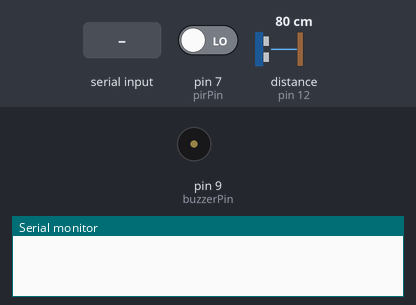
The sketch below on a simulated Arduino Uno, built with avr-gcc and run on an emulated ATmega328P. Shown: buzzer (waves = sounding), the last lines printed to the serial monitor. The test bench sets the inputs (shaded band); at power-on: pin 7 (pirPin) LOW, distance to the obstacle (sensor on pin 12) 80 cm. The echo pulse lasts 58.3 µs per cm; the modem accepts every AT command (registered, SIM ready, sends succeed) and sends nothing else.

Above: at 1.2 s.
1.3 s: "1234" received over Serial
4.3 s: pin 7 (pirPin) driven HIGH
At 5.6 s:
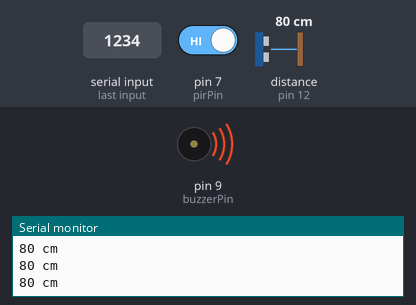
Timing chart, 0 to 11.8 s (numbered marks = the images above; inputs shaded):
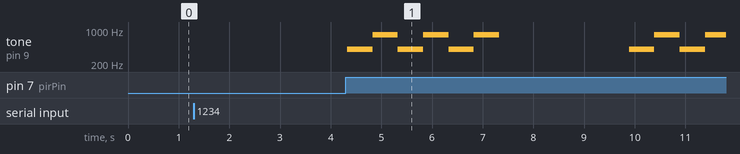

Measured:
- after the input at 4.3 s, tone on pin 9 (buzzerPin): plays 400 Hz for 0.50 s, 800 Hz for 0.50 s, 400 Hz for 0.50 s, 800 Hz for 0.50 s, 400 Hz for 0.50 s, 800 Hz for 0.50 s … (10 notes in this stretch), starting at once

The sketch:

HomeSecuritySystem.ino
```cpp
#include <SoftwareSerial.h>
#define trigPin 13 //pinul trigger al senzorului ultrasonic, trimite pulsatii sonore, care atunci cand se lovesc de un obiect se intorc si sunt detectate de pinul echo.
#define echoPin 12
#define pirPin 7 //pinul senzorului infrarosu conectat la pinul nr. 7 de pe placa.
#define buzzerPin 9//buzzer-ul este conectat la pinul nr. 9 de pe placa.
SoftwareSerial mySerial(4, 3); //pinii Tx si Rx ai SIM800L sunt conectati la pinii 4, respectiv 3.
String dataBluetooth; //initializez o variabila care va reprezenta combinatia de cifre citita de monitorul serial transmisa prin modulul bluetooth.
int activareAlarma=0; //variabila initializata cu 0 care indica faptul daca alarma este activata(=1)/dezactivata(=0).
void setup() {
  Serial.begin(9600);  //se initializeaza monitorul serial.
  mySerial.begin(9600); //se initializeaza monitorul serial ce comunica cu gsm.
  pinMode(trigPin, OUTPUT);
  pinMode(echoPin, INPUT);
  pinMode(buzzerPin, OUTPUT);
  pinMode(pirPin,INPUT);
  //in liniile de mai sus sunt setati pinii senzorilor infrarosu si ultrasonic, si buzzer-ul ca fiind de intrare sau iesire.
}

void loop() {
  modulBluetooth();
  if(activareAlarma==1){ //daca alarma este activa atunci apelez functiile implementate mai jos.
    senzorPIR();
    senzorUltrasonic();
  }
}
void senzorUltrasonic(){ //functie care citeste durata masurata de senzorul ultrasonic si apoi calculeaza distanta in functie de aceasta durata.
  long duration, distance;//variabile pentru distanta si duratie pentru senzorul ultrasonic
  digitalWrite(trigPin, LOW);
  digitalWrite(trigPin, HIGH);
  digitalWrite(trigPin, LOW);
  duration = pulseIn(echoPin, HIGH); // se citeste durata de la senzor.
  distance = (duration/2) / 29.1; //se calculeaza distanta in functie de durata.
  if (distance >= 200 || distance <= 0) // verificare daca obiectul se afla in zona de acoperire a senzorului.
    {
      Serial.println("Nu se detecteaza nimic!"); //se afiseaza pe monitorul serial un mesaj pentru cazul in care obiectul nu se afla in zona de acoperire a senzorului.
    }
  else {
      Serial.print(distance); //se afiseaza pe monitorul serial distanta.
      Serial.println(" cm");
    }
    delay(500);
}

void senzorPIR(){ //functie care verifica daca senzorul PIR detecteaza miscare si activeaza buzzer-ul in cazul in care acesta a detectat.
  int valPir=digitalRead(pirPin); // in aceasta variabila se salveaza valoarea citita de senzorul PIR.
  if(valPir==HIGH) { //daca senzorul PIR detecteaza miscare se va activa buzzer-ul.
    digitalWrite(buzzerPin, HIGH);
    tone(buzzerPin, 400); // buzzer-ul canta la frecventa de 400h timp de 500ms.
    delay(500);
    tone(buzzerPin, 800); // buzzer-ul canta la frecventa de 800h timp de 500ms.
    delay(500);
    tone(buzzerPin, 400);
    delay(500);
    tone(buzzerPin, 800);
    delay(500);
    tone(buzzerPin, 400);
    delay(500);
    tone(buzzerPin, 800);
    delay(500);
    noTone(buzzerPin);
    modulGSM();
  }
  else {
    digitalWrite(buzzerPin, LOW); //se opreste buzzer-ul deoarece senzorul PIR nu a detectat miscare.
  }
}

void modulBluetooth(){ //functie care activeaza/dezactiveaza alarma in functie de datele primite de la telefon prin intermediul monitorului serial.
  if(Serial.available()>0){
    dataBluetooth=Serial.readString(); // in aceasta variabila salvez codul citit de catre monitorul serial.
    if(dataBluetooth=="1234"){
      activareAlarma=1; // daca se primeste codul corect de activare de la monitorul serial atunci se va activa alarma, variabila primind valoarea 1.
    }
    else if(dataBluetooth=="4321"){
      activareAlarma=0; //daca monitorul serial primeste codul corect de dezactivare de la telefon atunci variabila de activare a alarmei va deveni 0, adica alarma se va dezactiva
    }
  }
}
void modulGSM(){
  mySerial.println("AT+CMGF=1");
  delay(500);
  mySerial.println("AT+CMGS=\"+40743679195\""); //trimitere mesaj.
  //mySerial.println("ATD+ +40743679195;"); //trimitere apel.
  delay(500);
  mySerial.print("Miscare detectata!"); //continut mesaj
  delay(500);
  mySerial.write(26); //trimite ctrl+Z care este terminatorul de mesaj.
  delay(500);
}
```
